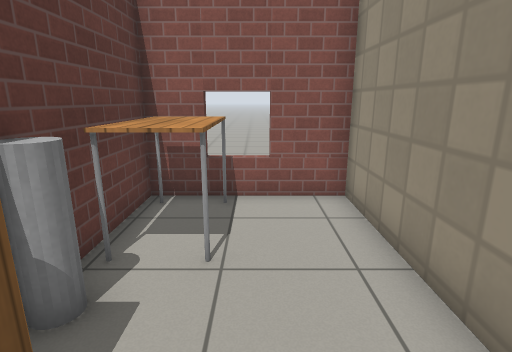
[1] (above)

16 first-person views from a walk through a Gazebo world. The camera is 1.2 m above the floor, tilts 14° down and sees 80° across. The floor is counted in squares, 0.5 m on a side. Each view is taken from the middle of a square. On the plan, view 1 faces up. The plan holds only what a view shows up to about 19 squares ahead; the rest is blank. Robots are left out. Gazebo's built-in surfaces are drawn with simple patterns.

[2]
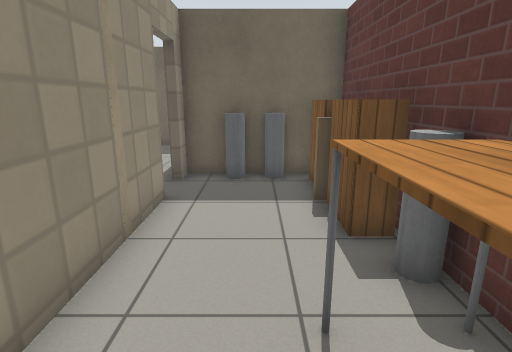

[3]
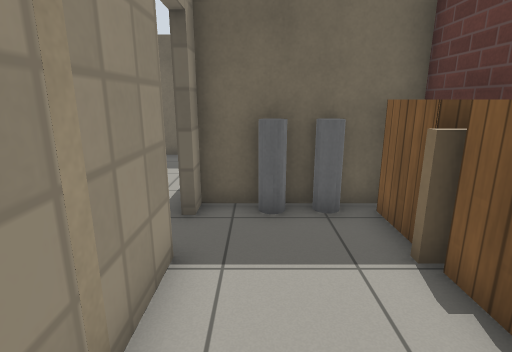

[4]
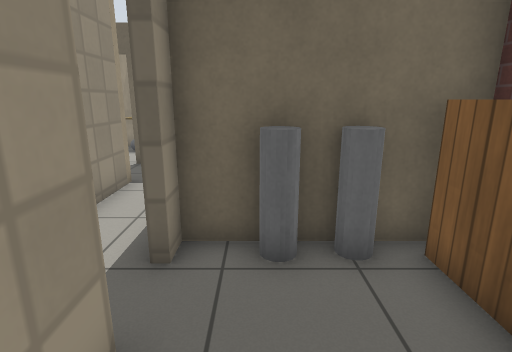

[5]
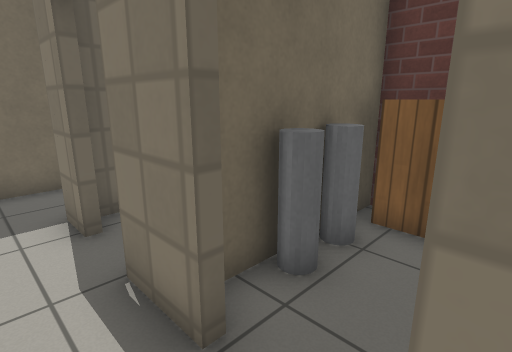

[6]
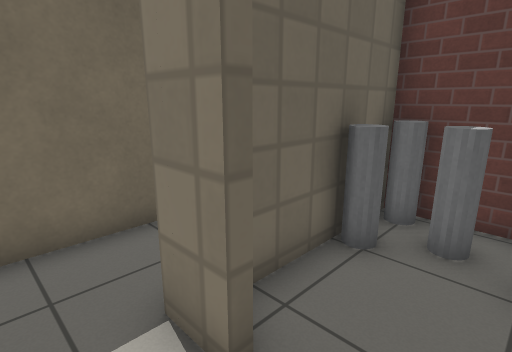

[7]
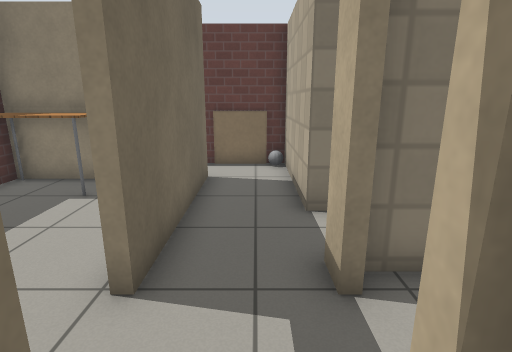

[8]
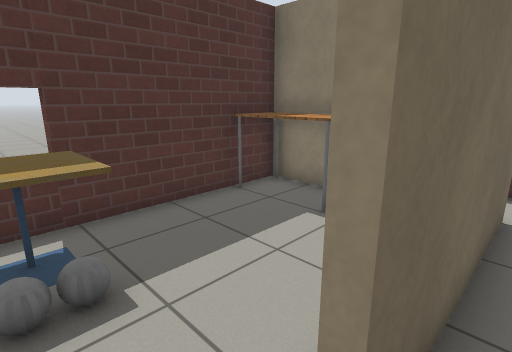

[9]
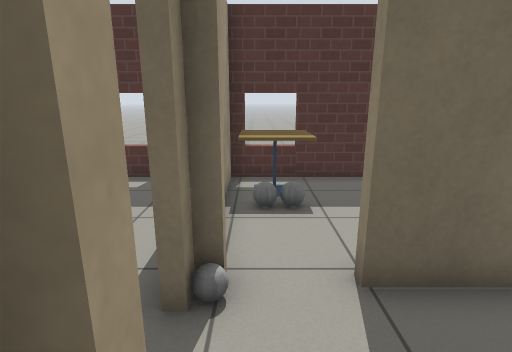

[10]
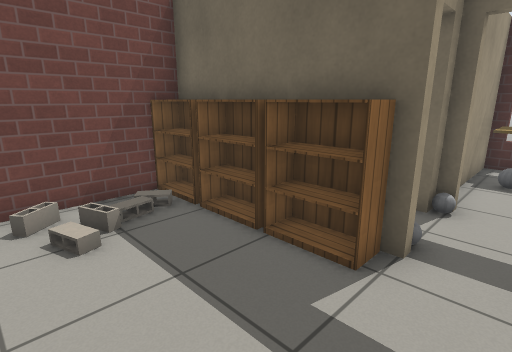

[11]
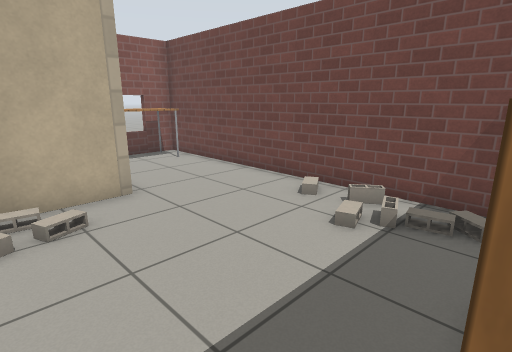

[12]
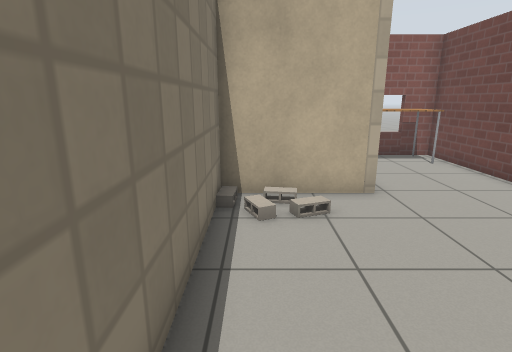

[13]
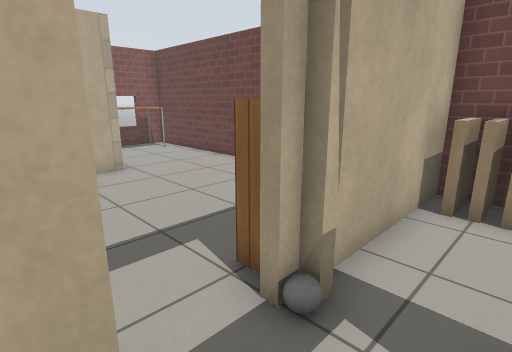

[14]
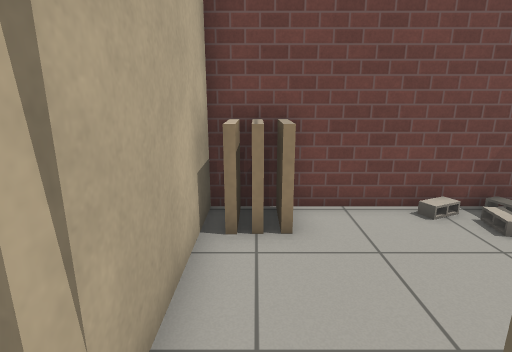

[15]
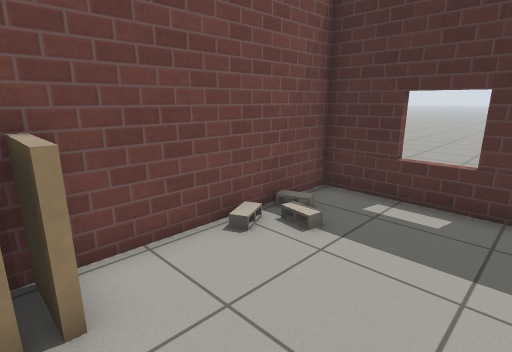

[16]
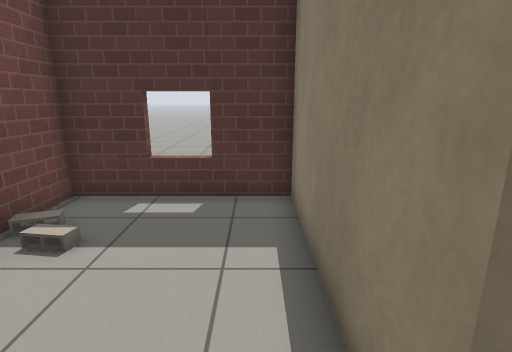

### Floor plan
Points are (right, up) in squares from view 1. A wall is a line through its corners. A room is listed if a view was taken in it or the views show most of it. See-through windows are left out.
Room 1 (views 1, 2, 3, 4)
walls: (2.3, -0.4) (2.3, 7.5) (-2.7, 7.5) (-2.7, -2.9) (2.3, -2.9) (2.3, -2.1)
low walls: (-1.9, -0.1) (-1.4, -0.1)
ways out: open door at (2.3, -1.3) to room 2; open door at (3.5, 2) to room 2
objects: bookshelf (-2, -2) to (-2, -1); bookshelf (-2, 1) to (-2, 2); grey cylinder (-2, 3); table (-2, 4) to (-1, 7); grey cylinder (-1, -3) to (-1, -2); grey cylinder (1, -2)
Room 2 (views 5, 6, 8, 13, 14)
walls: (-0.6, -9.5) (5.6, -9.5); (2.6, -5.6) (2.6, -7) (-1.5, -7); (5.6, -7) (4.8, -7) (4.8, -4.7); (-2.7, -7) (-2.7, -10); (2.6, -2.1) (2.6, -4); (2.6, 0.1) (2.6, -0.4)
ways out: open door at (2.3, -1.3) to room 1; open door at (3.5, 2) to room 1; open door at (8, -8) to room 3; open door at (6.5, -7) to room 4; open door at (6.5, -10) to room 5; open door at (2.3, -4.7) to room 6
Room 3 (views 7, 15, 16)
walls: (7.4, -9.5) (8.1, -9.5) (8.1, -15.5) (13.7, -15.5) (13.7, -7) (8.5, -7)
low walls: (13.6, -8.1) (12.1, -8.1); (13.6, -7.7) (12.1, -7.7)
ways out: open door at (8, -8) to room 2
objects: grey ball (8, -9); cinder block (12, -13); cinder block (13, -13); cinder block (13, -12)
Room 4 (views 9, 10, 11, 12)
walls: (9.2, 1.7) (5.1, 1.7) (5.1, -6.5); (7.4, -6.6) (13.7, -6.6) (13.7, 7.5) (11.4, 7.5)
ways out: open door at (6.5, -7) to room 2
objects: cinder block (6, 0); cinder block (7, 0); cinder block (7, 1); grey ball (8, -7); bookshelf (8, -6) to (10, -6); bookshelf (11, -6); table (11, 6) to (13, 7); bookshelf (12, -6) to (13, -6); cinder block (12, -4); cinder block (12, -3); cinder block (13, -5); cinder block (13, -3); cinder block (13, -1)
Room 5 (no view inside)
walls: (-0.2, -14.4) (-0.2, -15.5) (7.8, -15.5) (7.8, -11.9)
ways out: open door at (6.5, -10) to room 2
objects: table (0, -15) to (1, -13); cafe table (6, -15) to (7, -14); grey ball (6, -13); grey ball (7, -13)
Room 6 (no view inside)
walls: (-1.5, -7) (-2.7, -7); (-2.7, -4.2) (-2.7, -6.6) (2.1, -6.6)
ways out: open door at (2.3, -4.7) to room 2
objects: grey ball (-2, -7); grey cylinder (-2, -6); grey cylinder (-2, -5) to (-1, -5); grey cylinder (-1, -6)

Positions as (right, up) in squares from view 1, and headings:
1: (0, 0), facing up
2: (0, 7), facing down
3: (1, 4), facing down
4: (1, 2), facing down
5: (4, 0), facing down-left
6: (4, -4), facing down-left
7: (9, -8), facing left
8: (7, -9), facing down-left
9: (7, -6), facing down
10: (6, -2), facing down-right
11: (6, -6), facing up-right
12: (6, -6), facing up
13: (5, -9), facing up-right
14: (7, -8), facing right
15: (9, -8), facing down-right
16: (9, -8), facing down
